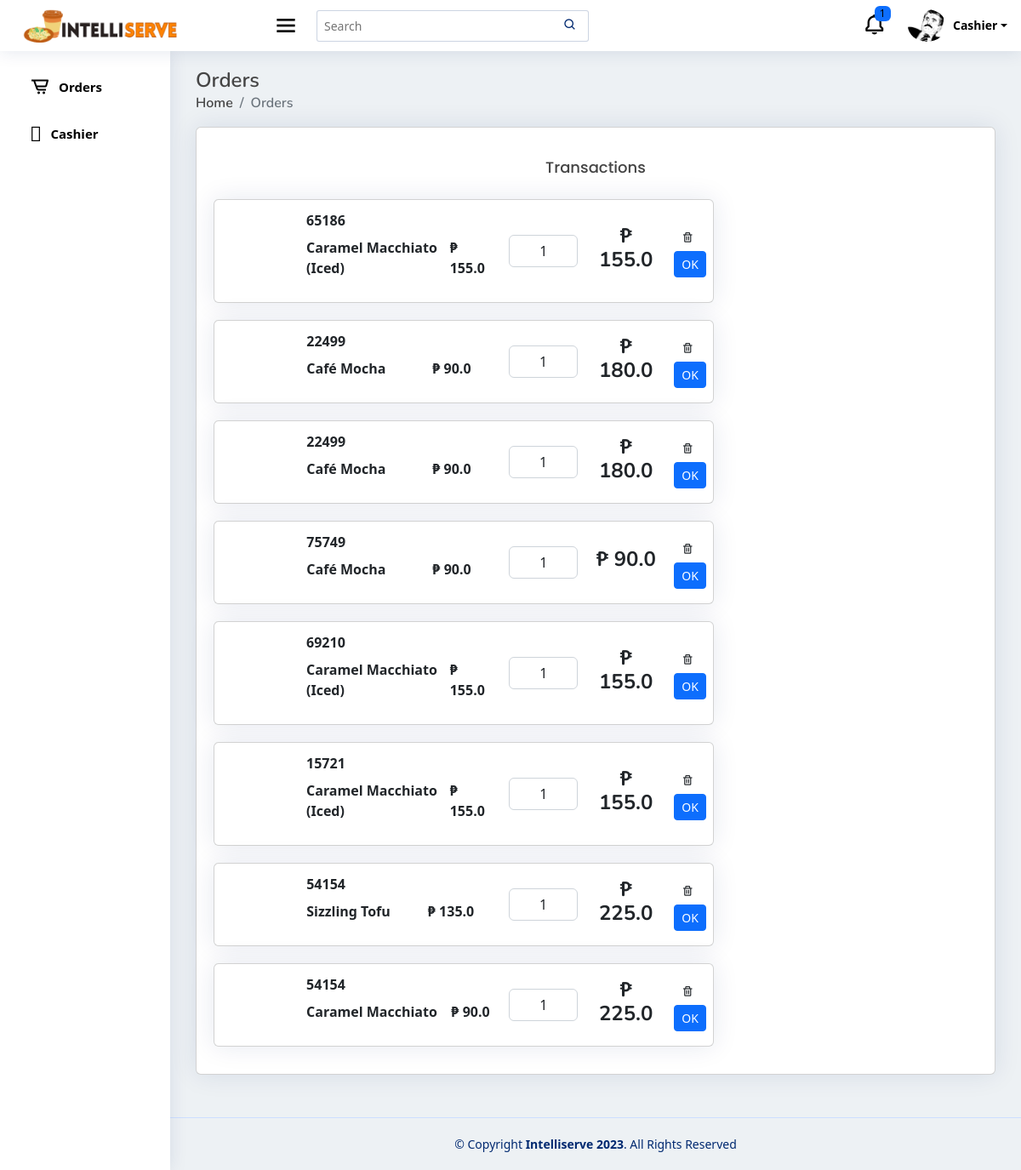
The app's page /order (signed in), older data.
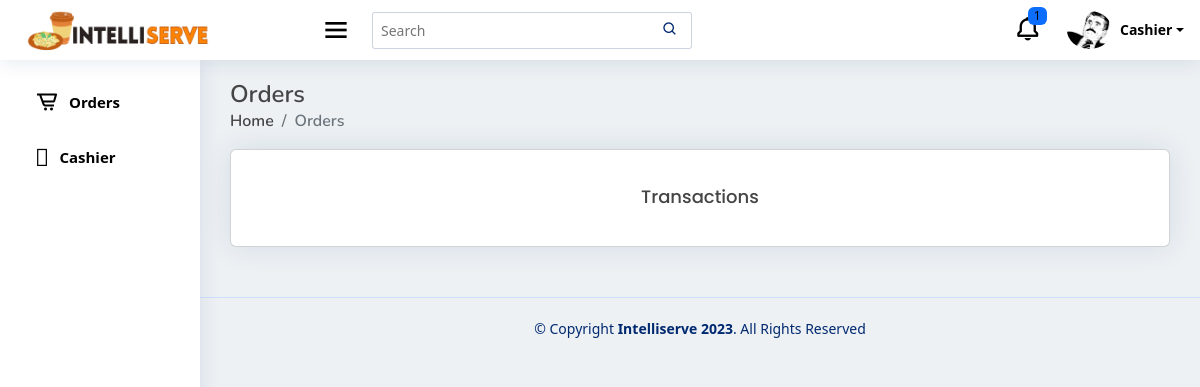
The same page, newer data.
### pos/models.py (models this page shows, shortened)
class buyItem(models.Model):
    buyName= models.CharField (max_length=255, null=True, blank=True)
    buySize = models.CharField(max_length=15, null=True, blank=True)
    buyQuantityMenu = models.PositiveIntegerField (null=True, blank=True)
    buyPrice = models.FloatField (null=True, blank=True)
    buyAddOns1 = models.CharField (max_length=255, null=True, blank=True)
    buyAddOns2 = models.CharField (max_length=255, null=True, blank=True)
    buyAddOns3 = models.CharField (max_length=255, null=True, blank=True)
    buyAddOns4 = models.CharField (max_length=255, null=True, blank=True)
    buyAddOns5 = models.CharField (max_length=255, null=True, blank=True)
    menuAOPrice1 = models.FloatField(default=0,null=True, blank=True)
    menuAOPrice2 = models.FloatField(default=0,null=True, blank=True)
    menuAOPrice3 = models.FloatField(default=0,null=True, blank=True)
    menuAOPrice4 = models.FloatField(default=0,null=True, blank=True)
    menuAOPrice5 = models.FloatField(default=0,null=True, blank=True)
    buyingredient1 = models.CharField (max_length=255, null=True, blank=True)
    buyingredient2 = models.CharField (max_length=255, null=True, blank=True)
    buyingredient3 = models.CharField (max_length=255, null=True, blank=True)
    buyingredient4 = models.CharField (max_length=255, null=True, blank=True)
    buyingredient5 = models.CharField (max_length=255, null=True, blank=True)
    buyingredient6 = models.CharField (max_length=255, null=True, blank=True)
    buyingredient7 = models.CharField (max_length=255, null=True, blank=True)
    buyingredient8 = models.CharField (max_length=255, null=True, blank=True)
    buyingredient9 = models.CharField (max_length=255, null=True, blank=True)
    buyingredient10 = models.CharField (max_length=255, null=True, blank=True)
    transaction = models.BooleanField(default=False)
    buyOrBought = models.BooleanField(default=False)
    DoneOrder = models.BooleanField(default=False)
    payment_method = models.CharField(max_length=255, choices=PAYMENT_CHOICES, null=True, blank=True)
    DineIn_Out = models.CharField(max_length=255, choices=IN_OUT, null=True, blank=True)
    AllPayment = models.FloatField(null=True, blank=True)
    tenderedPayment = models.FloatField(null=True, blank=True)
    orderNumber = models.PositiveIntegerField (null=True, blank=True)
    dateordered = models.DateTimeField (null=True, blank=True)
    priceSize = models.FloatField( null=True, blank=True)

### pos/views.py (the view)
# urls.py: path('order', views.order, name='order'),
@login_required
def order(request):
    buyitemform = BuyItemForms()
    stocks = Stocks.objects.first()
    menuDrinks = MenuDrinks.objects.all()
    menuCategory = MenuCategory.objects.all()
    buyitem = buyItem.objects.all()
    total_price = calculate_total_price(buyitem)
    context = {
        'buyitemform': buyitemform,
        'stocks': stocks,
        'menuDrinks': menuDrinks,
        'menuCategory': menuCategory,
        'buyitem': buyitem,
        'total_price': total_price
    }
    return render(request, 'order.html', context)

### pos/forms.py
class BuyItemForms(forms.ModelForm):
    class Meta:
        model = buyItem
        fields = [
            "transaction", "buyOrBought", "buySize", "buyQuantityMenu", "buyName", "buyPrice",
            "buyAddOns1", "buyAddOns2", "buyAddOns3", "buyAddOns4", "buyAddOns5",
            "menuAOPrice1", "menuAOPrice2", "menuAOPrice3", "menuAOPrice4", "menuAOPrice5",
            "buyingredient1", "buyingredient2", "buyingredient3", "buyingredient4", "buyingredient5",
            "buyingredient6", "buyingredient7", "buyingredient8", "buyingredient9", "buyingredient10",
            "payment_method", "DineIn_Out", "AllPayment", "tenderedPayment", "orderNumber", "dateordered", "DoneOrder",
            "priceSize"
        ]
        widgets = {
            'payment_method': forms.RadioSelect(choices=(('cash', 'Cash'), ('gcash', 'GCash'))),
            'DineIn_Out': forms.RadioSelect(choices=(('IN', 'Dine In'), ('OUT', 'Dine Out'))),
        }

### pos/views.py (called while the page is built)
def calculate_total_price(buyitem):
    total = 0
    for item in buyitem:
        if not item.transaction and item.total_price:
            total += item.total_price
    rounded_total = round(total, 2)
    return rounded_total

### pos/templates/order.html (shortened to what this page needs)
{% load static %}
<!DOCTYPE html>
<html lang="en">
<head>
    <link rel="stylesheet" href="https://cdnjs.cloudflare.com/ajax/libs/font-awesome/6.4.0/css/all.min.css"
 />
    <link href='https://unpkg.com/boxicons@2.1.4/css/boxicons.min.css' rel='stylesheet'>
    <link rel="stylesheet" href="{% static 'style.css' %}">
    <link rel="stylesheet" href="https://cdnjs.cloudflare.com/ajax/libs/twitter-bootstrap/5.2.0/css/bootstrap.min.css">
    <link rel="stylesheet" href="https://cdn.datatables.net/1.13.4/css/dataTables.bootstrap5.min.css">
</head>
<body>
    <header id="header" class="header fixed-top d-flex align-items-center">
        <div class="d-flex align-items-center justify-content-between">
            <a href="#" class="logo d-flex align-items-center">
                <img src="{% static 'img/intelliserve.png'%}" alt="">
            </a>
            <i class='bx bx-menu toggle-sidebar-btn'></i>
        </div>
        <div class="search-bar">
            <form class="search-form d-flex align-items-center" method="POST" action="#">
                <input type="text" name="query" placeholder="Search" title="Enter search keyword">
                <button type="submit" title="Search"><i class="bx bx-search"></i></button>
            </form>
        </div>
        <nav class="header-nav ms-auto">
            <ul class="d-flex align-items-center">
                <li class="nav-item dropdown">
                    <a class="nav-link nav-icon" href="#" data-bs-toggle="dropdown">
                        <i class="bx bx-bell"></i>
                        <span class="badge bg-primary badge-number">1</span>
                    </a>
                </li>
                <li class="nav-item dropdown pe-3">
                    <a class="nav-link nav-profile d-flex align-items-center pe-0" href="#" data-bs-toggle="dropdown">
                        <img src="{% static 'img/profile.png'%}" alt="Profile" class="rounded-circle">
                        <span class="d-none d-md-block dropdown-toggle ps-2">Cashier</span>
                    </a>
                </li>
            </ul>
        </nav>
    </header>
    <aside id="sidebar" class="sidebar">
        <ul class="sidebar-nav" id="sidebar-nav">
            <li class="nav-item">
                <a class="nav-link collapsed" href="{% url 'pos:order' %}">
                    <i class='bx bx-cart-alt'></i><span>Orders</span>
                </a>
            </li>
        <li class="nav-item">
            <a class="nav-link collapsed" data-bs-target="#pos-nav" href="{% url 'pos:cashier' %}">
                <i class='bx-bar-chart'></i></i><span>Cashier</span>
            </a>
        </li>
        </ul>
    </aside>
    <main id="main" class="main">
      <div class="pagetitle">
        <h1>Orders</h1>
        <nav>
          <ol class="breadcrumb">
            <li class="breadcrumb-item"><a href="/templates/index.html">Home</a></li>
            <li class="breadcrumb-item active">Orders</li>
          </ol>
        </nav>
      </div>
      <section class="section dashboard">
        <div class="row">
          <div class="col-lg-12 col-sm-12">
            <div class="card">
              <div class="card-body">
                <h5 class="card-title text-center">Transactions</h5>
                {% for cart in buyitem %}
                {% if cart.buyOrBought and not cart.DoneOrder %}
                  <div class="row">
                    <div class="col-8">
                      <div class="d-block order-card">
                        <div class="card mb-3 m-1">
                          <div class="row g-1">
                            <div class="col-12">
                              <div class="card-body mb-0 p-0">
                                <table class="table table-responsive table-borderless mb-0 p-0">
                                  <tbody>
                                    <tr>
                                      <td class="col-2" style="vertical-align: middle;">
                                      </td>
                                      <td class="col-5">
                                        <table class="table nested-table table-sm table-borderless p-0">
                                          <tbody>
                                            <tr>
                                              <td>
                                                <strong>{{ cart.orderNumber }}</strong>
                                              </td>
                                            </tr>
                                            <tr>
                                              <td class="main-menu">
                                                <strong>{{ cart.buyName }}</strong>
                                              </td>
                                              <td class="main-menu-price">
                                                <strong>&#8369; {{ cart.buyPrice }}</strong>
                                              </td>
                                            </tr>
                                          </tbody>
                                        </table>
                                      </td>
                                      <td class="col-2" style="vertical-align: middle;">
                                        <div class="input-group my-auto">
                                          <input class="form-control" style="text-align: center;" value="{{ cart.buyQuantityMenu }}"
                                            readonly>
                                        </div>
                                      </td>
                                      <td class="col-2 text-center total-price" style="vertical-align: middle;">
                                        <h4><strong>&#8369; {{ cart.AllPayment }}</strong></h4>
                                      </td>
                                      <td class="col-1" style="vertical-align: middle;">
                                        <button class="btn btn-sm delete-btn" data-bs-toggle="modal"
                                          data-bs-target="#deletemodal"><i class='bx bx-trash'></i></button>
                                        {% url 'pos:update_done_order' cart.pk as update_done_order_url %}
                                        <button type="button" class="btn btn-primary btn-sm"
                                          onclick="location.href='{{ update_done_order_url }}'">OK</button>
                                      </td>
                                    </tr>
                                  </tbody>
                                </table>
                              </div>
                            </div>
                          </div>
                        </div>
                      </div>
                    </div>
                  </div>
                {% endif %}
              {% endfor %}
              </div>
            </div>
          </div>
        </div>
      </section>
    </main>
    <footer id="footer" class="footer">
        <div class="copyright">
            &copy; Copyright <strong><span>Intelliserve 2023</span></strong>. All Rights Reserved
        </div>
    </footer>
</body>
</html>

### pos/static/style.css (style rules this page uses)
:root { scroll-behavior: smooth; }
body { font-family: "Open Sans", sans-serif; background-color: #EDF1F4 !important; }
a { color: #4154f1; text-decoration: none; }
h1, h2, h3, h4, h5, h6 { font-family: "Nunito", sans-serif; }
#main { margin-top: 60px; padding: 20px 30px; transition: all 0.3s; background-color: #EDF1F4; }
.pagetitle { margin-bottom: 10px; }
.pagetitle h1 { font-size: 24px; margin-bottom: 0; font-weight: 600; color: #454545; }
.card { margin-bottom: 30px; border: none; border-radius: 5px; box-shadow: 0px 0 30px rgba(1, 41, 112, 0.1); }
.card-title { padding: 20px 0 15px 0; font-size: 18px; font-weight: 500; color: #454545; font-family: "Poppins", sans-serif; }
.card-body { padding: 0 20px 20px 20px; }
.breadcrumb { font-size: 14px; font-family: "Nunito", sans-serif; color: #454545 !important; font-weight: 600; }
.breadcrumb a { color: #454545; transition: 0.3s; text-decoration: none; }
.breadcrumb .breadcrumb-item::before { color: #899bbd; }
.breadcrumb .active { color: #51678f; font-weight: 600; }
.logo { line-height: 1; }
@media (min-width: 1200px) { .logo { width: 300px; } }
.logo img { height: 52px; margin-right: 6px; }
.header { transition: all 0.5s; z-index: 997; height: 60px; box-shadow: 0px 2px 20px rgba(1, 41, 112, 0.1); background-color: #ffffff !important; padding-left: 20px; }
.header .toggle-sidebar-btn { font-size: 32px; padding-left: 0px; cursor: pointer; color: #000000; }
.header .search-bar { min-width: 360px; padding: 0 20px; }
.header .search-form { width: 100%; }
.header .search-form input { border: 0; font-size: 14px; color: #012970; border: 1px solid rgba(1, 41, 112, 0.2); padding: 7px 38px 7px 8px; border-radius: 3px; transition: 0.3s; width: 100%; }
.header .search-form button { border: 0; padding: 0; margin-left: -30px; background: none; }
.header .search-form button i { color: #012970; }
.header-nav ul { list-style: none; }
.header-nav>ul { margin: 0; padding: 0; }
.header-nav .nav-icon { font-size: 28px; color: #000000; margin-right: 25px; position: relative; }
.header-nav .nav-profile { color: #012970; }
.header-nav .nav-profile img { max-height: 38px; }
.header-nav .nav-profile span { font-size: 14px; font-weight: 600; color: #ffffff; }
.header-nav .badge-number { position: absolute; inset: -2px -5px auto auto; font-weight: normal; font-size: 12px; color: #000000; padding: 3px 6px; background-color: #FF6000; }
.header-nav .nav-profile span { font-size: 14px; color: #000000 !important; }
.sidebar { position: fixed; top: 60px; left: 0; bottom: 0; width: 200px; z-index: 996; transition: all 0.3s; padding: 20px; overflow-y: auto; scrollbar-width: thin; scrollbar-color: #aab7cf transparent; box-shadow: 0px 0px 20px rgba(1, 41, 112, 0.1); background-color: #fff; }
@media (min-width: 1200px) { #main, #footer { margin-left: 200px; } }
.sidebar-nav { padding: 0; margin: 0; list-style: none; }
.sidebar-nav li { padding: 0; margin: 0; list-style: none; }
.sidebar-nav .nav-item { margin-bottom: 5px; }
.sidebar-nav .nav-link { display: flex; align-items: center; font-size: 15px; font-weight: 600; color: #000000; transition: 0.3; background: #f6f9ff; padding: 10px 15px; border-radius: 4px; }
.sidebar-nav .nav-link i { font-size: 24px; margin-right: 10px; color: #000000; }
.sidebar-nav .nav-link.collapsed { color: #000000; background: #fff; }
.sidebar-nav .nav-link.collapsed i { color: #000000; }
.footer { padding: 20px 0; font-size: 14px; transition: all 0.3s; border-top: 1px solid #cddfff; margin-top: auto; }
.footer .copyright { text-align: center; color: #012970; }

Row changes from the older to the newer data that the page shows:
removed buyItem: orderNumber "65186", buyName "Caramel Macchiato (Iced)", buyPrice "155.0", buyQuantityMenu "1", AllPayment "155.0"
removed buyItem: orderNumber "22499", buyName "Café Mocha", buyPrice "90.0", buyQuantityMenu "1", AllPayment "180.0"
removed buyItem: orderNumber "22499", buyName "Café Mocha", buyPrice "90.0", buyQuantityMenu "1", AllPayment "180.0"
removed buyItem: orderNumber "75749", buyName "Café Mocha", buyPrice "90.0", buyQuantityMenu "1", AllPayment "90.0"
removed buyItem: orderNumber "69210", buyName "Caramel Macchiato (Iced)", buyPrice "155.0", buyQuantityMenu "1", AllPayment "155.0"
removed buyItem: orderNumber "15721", buyName "Caramel Macchiato (Iced)", buyPrice "155.0", buyQuantityMenu "1", AllPayment "155.0"
removed buyItem: orderNumber "54154", buyName "Sizzling Tofu", buyPrice "135.0", buyQuantityMenu "1", AllPayment "225.0"
removed buyItem: orderNumber "54154", buyName "Caramel Macchiato", buyPrice "90.0", buyQuantityMenu "1", AllPayment "225.0"
